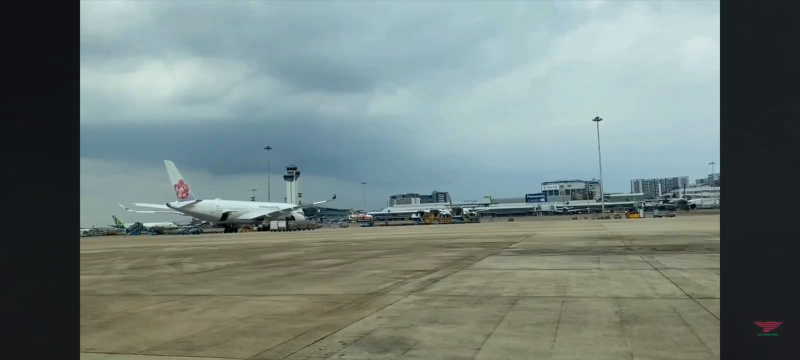
#> input picture frame 48 of videos/plane.mp4, 1600 x 720 px (shown at 1/2 size)
$ python mosaic.py
#> lines starting #> are read from the running program, lines starting #| are printed output that depends on the picture
import cv2
import numpy as np


def initialize_mosaic(
    first_frame, output_height_times=3, output_width_times=1.2, detector_type="sift"
):
    detector, bf = initialize_detector(detector_type)

    output_img = np.zeros(
        shape=(
            int(output_height_times * first_frame.shape[0]),
            int(output_width_times * first_frame.shape[1]),
            first_frame.shape[2],
        )
    )

    w_offset = int(output_img.shape[0] / 1 - first_frame.shape[0] / 1)
    h_offset = int(output_img.shape[1] / 2 - first_frame.shape[1] / 2)

    output_img[
        w_offset : w_offset + first_frame.shape[0],
        h_offset : h_offset + first_frame.shape[1],
        :,
    ] = first_frame

    H_old = np.eye(3)
    H_old[0, 2] = h_offset
    H_old[1, 2] = w_offset

    return detector, bf, output_img, H_old, w_offset, h_offset


def initialize_detector(detector_type):
    if detector_type == "sift":
        detector = cv2.SIFT_create(700)
        bf = cv2.BFMatcher()
    elif detector_type == "orb":
        detector = cv2.ORB_create(700)
        bf = cv2.BFMatcher(cv2.NORM_HAMMING, crossCheck=True)
    else:
        raise ValueError("Unsupported detector type")

    return detector, bf


def detect_and_compute(detector, frame):
    frame_gray = cv2.cvtColor(frame, cv2.COLOR_BGR2GRAY)
    keypoints, descriptors = detector.detectAndCompute(frame_gray, None)
    return keypoints, descriptors


def match_descriptors(detector_type, bf, des_cur, des_prev):
    if detector_type == "sift":
        pair_matches = bf.knnMatch(des_cur, des_prev, k=2)
        matches = [m for m, n in pair_matches if m.distance < 0.7 * n.distance]
    elif detector_type == "orb":
        matches = bf.match(des_cur, des_prev)

    return sorted(matches, key=lambda x: x.distance)[:20]


def find_homography(image_1_kp, image_2_kp, matches):
    """gets two matches and calculate the homography between two images

    Args:
        image_1_kp (np array): keypoints of image 1
        image_2_kp (np_array): keypoints of image 2
        matches (np array): matches between keypoints in image 1 and image 2

    Returns:
        np arrat of shape [3,3]: Homography matrix
    """
    # taken from https://github.com/cmcguinness/focusstack/blob/master/FocusStack.py

    image_1_points = np.zeros((len(matches), 1, 2), dtype=np.float32)
    image_2_points = np.zeros((len(matches), 1, 2), dtype=np.float32)
    for i in range(0, len(matches)):
        image_1_points[i] = image_1_kp[matches[i].queryIdx].pt
        image_2_points[i] = image_2_kp[matches[i].trainIdx].pt

    homography, mask = cv2.findHomography(
        image_1_points, image_2_points, cv2.RANSAC, ransacReprojThreshold=2.0
    )

    return homography


def warp_frame(output_img, frame_cur, H):
    """warps the current frame based of calculated homography H

    Args:
        frame_cur (np array): current frame
        H (np array of shape [3,3]): homography matrix

    Returns:
        np array: image output of mosaicing
    """
    warped_img = cv2.warpPerspective(
        frame_cur,
        H,
        (output_img.shape[1], output_img.shape[0]),
        flags=cv2.INTER_LINEAR,
    )

    transformed_corners = get_transformed_corners(frame_cur, H)
    warped_img = draw_border(warped_img, transformed_corners)

    output_img[warped_img > 0] = warped_img[warped_img > 0]
    output_temp = np.copy(output_img)
    output_temp = draw_border(output_temp, transformed_corners, color=(0, 0, 255))

    cv2.namedWindow("output", cv2.WINDOW_NORMAL)
    cv2.imshow("output", output_temp / 255.0)

    return output_img


def get_transformed_corners(frame_cur, H):
    """finds the corner of the current frame after warp

    Args:
        frame_cur (np array): current frame
        H (np array of shape [3,3]): Homography matrix

    Returns:
        [np array]: a list of 4 corner points after warping
    """
    corner_0 = np.array([0, 0])
    corner_1 = np.array([frame_cur.shape[1], 0])
    corner_2 = np.array([frame_cur.shape[1], frame_cur.shape[0]])
    corner_3 = np.array([0, frame_cur.shape[0]])

    corners = np.array([[corner_0, corner_1, corner_2, corner_3]], dtype=np.float32)
    transformed_corners = cv2.perspectiveTransform(corners, H)

    transformed_corners = np.array(transformed_corners, dtype=np.int32)

    return transformed_corners


def draw_border(image, corners, color=(0, 0, 0)):
    """This functions draw rectancle border

    Args:
        image ([type]): current mosaiced output
        corners (np array): list of corner points
        color (tuple, optional): color of the border lines. Defaults to (0, 0, 0).

    Returns:
        np array: the output image with border
    """
    for i in range(corners.shape[1] - 1, -1, -1):
        cv2.line(
            image,
            tuple(corners[0, i, :]),
            tuple(corners[0, i - 1, :]),
            thickness=5,
            color=color,
        )
    return image


def main():
    video_path = "videos/plane.mp4"
    cap = cv2.VideoCapture(video_path)

    ret, first_frame = cap.read()
#> first_frame is the input picture: shape (720, 1600, 3); mean B, G, R 124.9, 128.7, 115
    if not ret:
        print("Failed to read video.")
        return

    detector, bf, output_img, H_old, w_offset, h_offset = initialize_mosaic(first_frame)
#> in initialize_mosaic, `output_img[ w_offset : w_offset + first_frame.shape[0], h_offset : h_o..`:
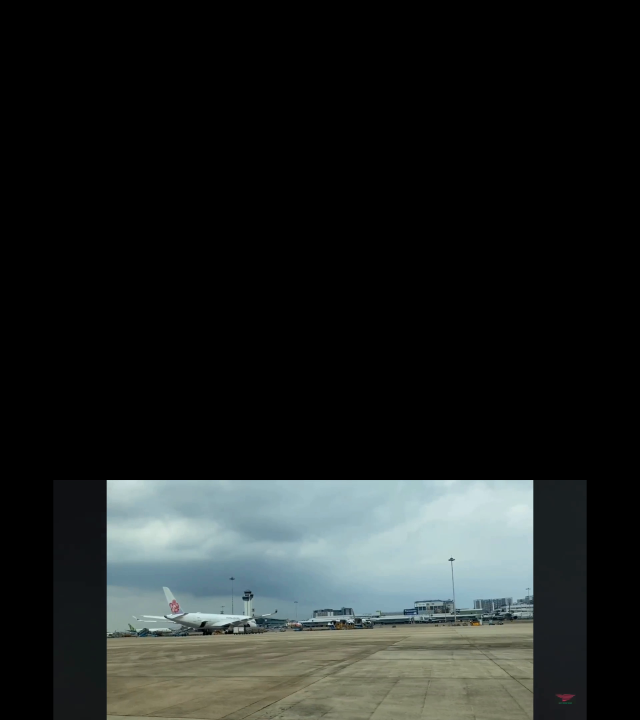
#> output_img: shape (2160, 1920, 3) float64 (shown at 1/3 size); mean B, G, R 34.7, 35.8, 31.9
#> H_old = [[1, 0, 160], [0, 1, 1440], [0, 0, 1]]; w_offset = 1440; h_offset = 160

    kp_prev, des_prev = detect_and_compute(detector, first_frame)
#> in detect_and_compute, `frame_gray = cv2.cvtColor(frame, cv2.COLOR_BGR2GRAY)`:
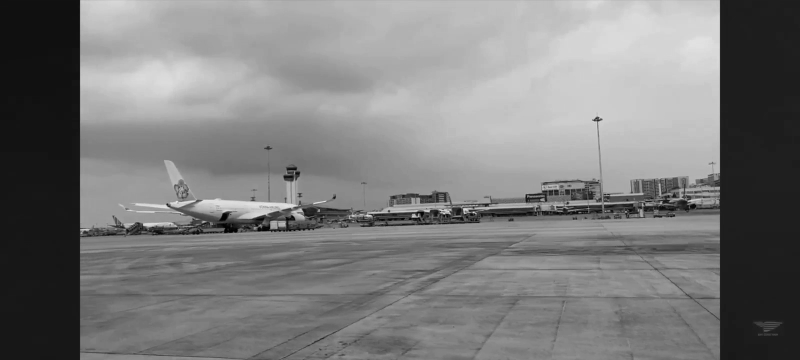
#> frame_gray: shape (720, 1600) (shown at 1/2 size); min 0, max 243, mean 124.2
#> in detect_and_compute, `keypoints, descriptors = detector.detectAndCompute(frame_gray, None)`: keypoints = 700 keypoints; strongest (x, y, size): (827, 432, 5), (947, 425, 2.5), (888, 427, 2.5), (929, 426, 2.5)
#> kp_prev has the same summary as keypoints in detect_and_compute

    while cap.isOpened():
        ret, frame_cur = cap.read()
        if not ret:
            break

        kp_cur, des_cur = detect_and_compute(detector, frame_cur)
#> in detect_and_compute (call 2), `keypoints, descriptors = detector.detectAndCompute(frame_gray, None)`: keypoints = 701 keypoints; strongest (x, y, size): (827, 432, 5.1), (947, 425, 2.5), (888, 427, 2.5), (929, 426, 2.5)
#> kp_cur has the same summary as keypoints in detect_and_compute
        matches = match_descriptors("sift", bf, des_cur, des_prev)
#> in match_descriptors, `pair_matches = bf.knnMatch(des_cur, des_prev, k=2)`: pair_matches = 701 matches
#> in match_descriptors, `matches = [m for m, n in pair_matches if m.distance < 0.7 * n.distance]`: matches = 677 matches
#> matches = 20 matches

        if len(matches) >= 4:
            H = find_homography(kp_cur, kp_prev, matches)
#> in find_homography, `image_1_points = np.zeros((len(matches), 1, 2), dtype=np.float32)`: image_1_points = 20 rows, first 8: [0, 0], [0, 0], [0, 0], [0, 0], [0, 0], [0, 0], [0, 0], [0, 0]
#> in find_homography, `image_2_points = np.zeros((len(matches), 1, 2), dtype=np.float32)`: image_2_points has the same summary as image_1_points
#> the loop in find_homography, `for i in range(0, len(matches)):` made 20 passes
#> after the loop in find_homography, `for i in range(0, len(matches)):`: image_1_points = 20 rows, first 8: [951.4, 426.7], [951.4, 426.7], [949, 428.4], [931.4, 423.5], [930.6, 428.8], [929.1, 426], [901.2, 419.4], [899.3, 413.2]; image_2_points has the same summary as image_1_points
#> in find_homography, `homography, mask = cv2.findHomography( image_1_points, image_2_points,..`: homography = [[1, -7.89e-14, 3.84e-11], [-1.4e-15, 1, 1.05e-11], [-2.96e-18, -4.47e-17, 1]]; mask = 20 values from 1 to 1
#> H has the same summary as homography in find_homography
            H = np.matmul(H_old, H)
#> H = [[1, -8.6e-14, 160], [-5.66e-15, 1, 1440], [-2.96e-18, -4.47e-17, 1]]

            output_img = warp_frame(output_img, frame_cur, H)
#> in get_transformed_corners, `transformed_corners = cv2.perspectiveTransform(corners, H)`: transformed_corners = [[160, 1440], [1760, 1440], [1760, 2160], [160, 2160]]
#> in warp_frame, `cv2.imshow("output", output_temp / 255.0)`:
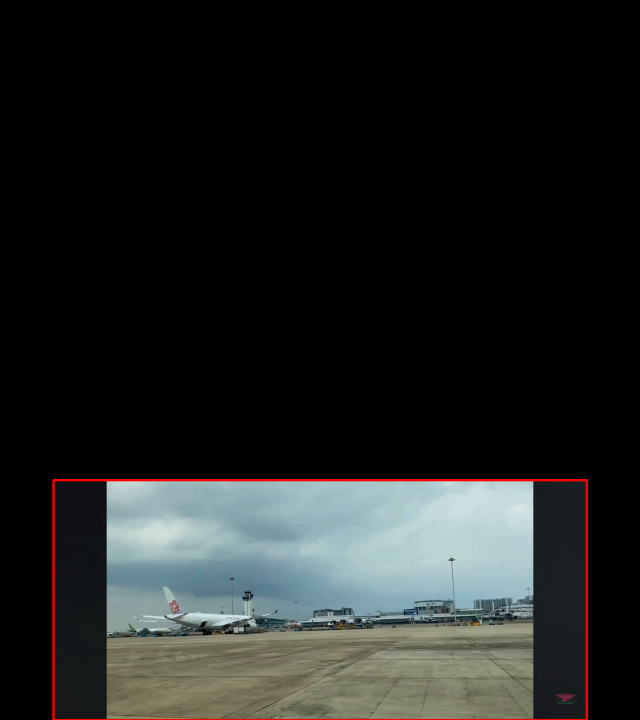
#> window 'output': shape (2160, 1920, 3) float64 (shown at 1/3 size); mean B, G, R 0.134, 0.139, 0.13

            H_old = H
#> H_old has the same summary as H
            kp_prev = kp_cur
#> kp_prev has the same summary as keypoints in detect_and_compute
            des_prev = des_cur

        small_frame = cv2.resize(frame_cur, (320, 240))
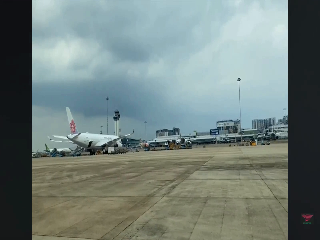
#> small_frame: shape (240, 320, 3); mean B, G, R 124.8, 128.7, 114.9
        cv2.imshow("Video", small_frame)

        if cv2.waitKey(1) & 0xFF == ord("q"):
#> (key q is pressed here)
            break

    cap.release()
    cv2.destroyAllWindows()
    cv2.imwrite("mosaic.jpg", output_img)


if __name__ == "__main__":
    main()

$ run again, starting later in the video
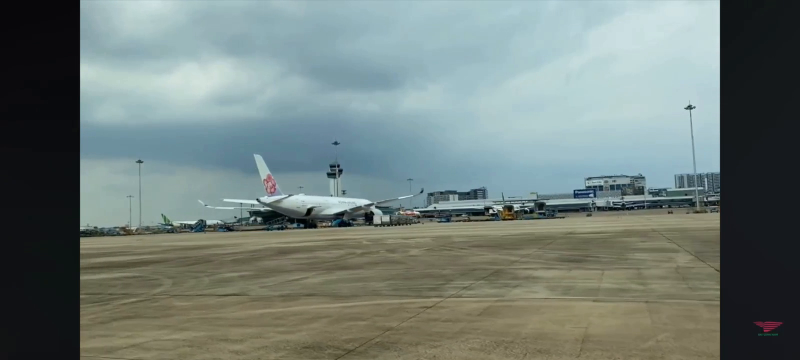
#> input picture frame 217 of videos/plane.mp4, 1600 x 720 px (shown at 1/2 size)
#> in main, first_frame is the input picture: shape (720, 1600, 3); mean B, G, R 121.3, 125.7, 113.2
#> in main, `detector, bf, output_img, H_old, w_offset, h_offset = initialize_mosai..`: H_old = [[1, 0, 160], [0, 1, 1440], [0, 0, 1]]; w_offset = 1440; h_offset = 160
#> keypoints = 700 keypoints; strongest (x, y, size): (1052, 417, 2.6), (870, 415, 2.5), (1379, 215, 7.6), (514, 399, 2.7)
#> in main, `kp_prev, des_prev = detect_and_compute(detector, first_frame)`: kp_prev has the same summary as keypoints in detect_and_compute
#> keypoints = 700 keypoints; strongest (x, y, size): (1052, 417, 2.6), (870, 415, 2.5), (514, 399, 2.7), (988, 422, 2.5)
#> kp_cur has the same summary as keypoints in detect_and_compute
#> pair_matches = 700 matches
#> in match_descriptors, `matches = [m for m, n in pair_matches if m.distance < 0.7 * n.distance]`: matches = 691 matches
#> in main, `matches = match_descriptors("sift", bf, des_cur, des_prev)`: matches = 20 matches
#> in find_homography, `image_1_points = np.zeros((len(matches), 1, 2), dtype=np.float32)`: image_1_points = 20 rows, first 8: [0, 0], [0, 0], [0, 0], [0, 0], [0, 0], [0, 0], [0, 0], [0, 0]
#> in find_homography, `image_2_points = np.zeros((len(matches), 1, 2), dtype=np.float32)`: image_2_points has the same summary as image_1_points
#> the loop in find_homography, `for i in range(0, len(matches)):` made 20 passes
#> after the loop in find_homography, `for i in range(0, len(matches)):`: image_1_points = 20 rows, first 8: [161.1, 456.3], [161.2, 449.9], [1089.6, 402.2], [1089.6, 402.2], [1087.9, 427.6], [1086.3, 422.6], [1080.4, 427.1], [1077.9, 419.6]; image_2_points has the same summary as image_1_points
#> homography = [[1, -6.2e-14, 2.88e-11], [-1.5e-15, 1, 9.4e-12], [-3.53e-18, -4.58e-17, 1]]; mask = 20 values from 1 to 1
#> in main, `H = find_homography(kp_cur, kp_prev, matches)`: H has the same summary as homography in find_homography
#> in main, `H = np.matmul(H_old, H)`: H = [[1, -6.93e-14, 160], [-6.59e-15, 1, 1440], [-3.53e-18, -4.58e-17, 1]]
#> in get_transformed_corners, `transformed_corners = cv2.perspectiveTransform(corners, H)`: transformed_corners = [[160, 1440], [1760, 1440], [1760, 2160], [160, 2160]]
#> in warp_frame, `cv2.imshow("output", output_temp / 255.0)`:
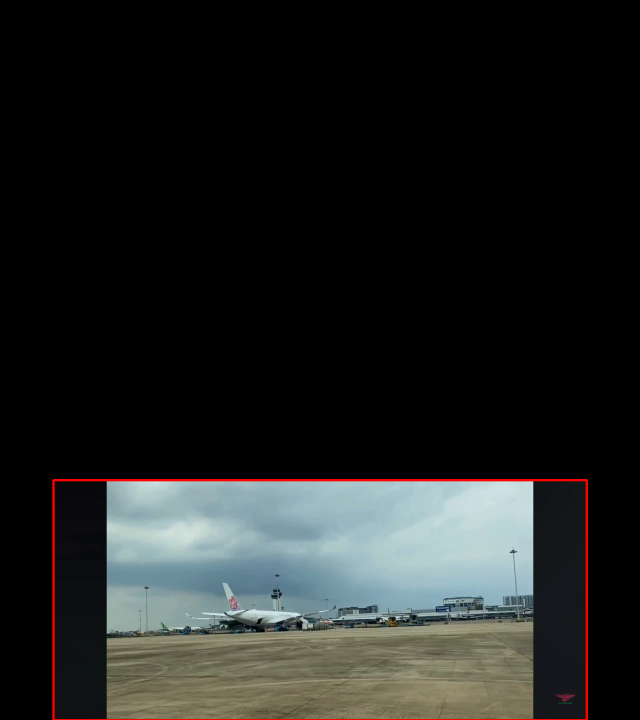
#> window 'output': shape (2160, 1920, 3) float64 (shown at 1/3 size); mean B, G, R 0.131, 0.135, 0.128
#> in main, `H_old = H`: H_old has the same summary as H
#> in main, `kp_prev = kp_cur`: kp_prev has the same summary as keypoints in detect_and_compute
#> in main, `small_frame = cv2.resize(frame_cur, (320, 240))`:
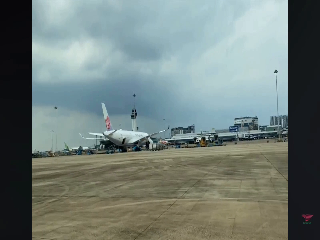
#> small_frame: shape (240, 320, 3); mean B, G, R 121.3, 125.7, 113.3

$ run again, starting later in the video
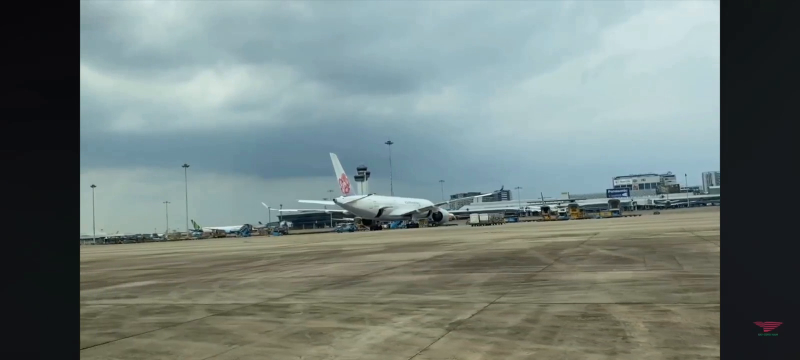
#> input picture frame 386 of videos/plane.mp4, 1600 x 720 px (shown at 1/2 size)
#> in main, first_frame is the input picture: shape (720, 1600, 3); mean B, G, R 123.5, 126.8, 113.9
#> in main, `detector, bf, output_img, H_old, w_offset, h_offset = initialize_mosai..`: H_old = [[1, 0, 160], [0, 1, 1440], [0, 0, 1]]; w_offset = 1440; h_offset = 160
#> keypoints = 700 keypoints; strongest (x, y, size): (705, 439, 3), (1080, 421, 2.1), (689, 422, 5.3), (770, 452, 3.9)
#> in main, `kp_prev, des_prev = detect_and_compute(detector, first_frame)`: kp_prev has the same summary as keypoints in detect_and_compute
#> keypoints = 700 keypoints; strongest (x, y, size): (706, 439, 3.2), (1082, 420, 2.3), (772, 451, 4), (692, 422, 5.3)
#> kp_cur has the same summary as keypoints in detect_and_compute
#> pair_matches = 700 matches
#> in match_descriptors, `matches = [m for m, n in pair_matches if m.distance < 0.7 * n.distance]`: matches = 504 matches
#> in main, `matches = match_descriptors("sift", bf, des_cur, des_prev)`: matches = 20 matches
#> in find_homography, `image_1_points = np.zeros((len(matches), 1, 2), dtype=np.float32)`: image_1_points = 20 rows, first 8: [0, 0], [0, 0], [0, 0], [0, 0], [0, 0], [0, 0], [0, 0], [0, 0]
#> in find_homography, `image_2_points = np.zeros((len(matches), 1, 2), dtype=np.float32)`: image_2_points has the same summary as image_1_points
#> the loop in find_homography, `for i in range(0, len(matches)):` made 20 passes
#> after the loop in find_homography, `for i in range(0, len(matches)):`: image_1_points = 20 rows, first 8: [161.1, 505.1], [1438.1, 442.5], [1427.9, 329.6], [172.1, 355.7], [162.1, 511], [161.5, 500.4], [161.6, 510.7], [720.2, 350.3]; image_2_points = 20 rows, first 8: [161.1, 505.1], [1438.1, 442.5], [1427.8, 329.5], [172, 355.5], [162.1, 510.9], [161.5, 500.4], [161.6, 510.7], [719.2, 350.3]
#> homography = [[0.998, 0.00106, 0.55], [-0.002, 1.01, -0.787], [-4.35e-06, 1.03e-05, 1]]; mask = 20 values from 1 to 1
#> in main, `H = find_homography(kp_cur, kp_prev, matches)`: H has the same summary as homography in find_homography
#> in main, `H = np.matmul(H_old, H)`: H = [[0.997, 0.00272, 160.6], [-0.00827, 1.02, 1439.2], [-4.35e-06, 1.03e-05, 1]]
#> in get_transformed_corners, `transformed_corners = cv2.perspectiveTransform(corners, H)`: transformed_corners = [[160.6, 1439.2], [1768.1, 1436], [1756.8, 2160.4], [161.3, 2158.6]]
#> in get_transformed_corners, `transformed_corners = np.array(transformed_corners, dtype=np.int32)`: transformed_corners = [[160, 1439], [1768, 1435], [1756, 2160], [161, 2158]]
#> after the loop in draw_border (call 2), `for i in range(corners.shape[1] - 1, -1, -1):`:
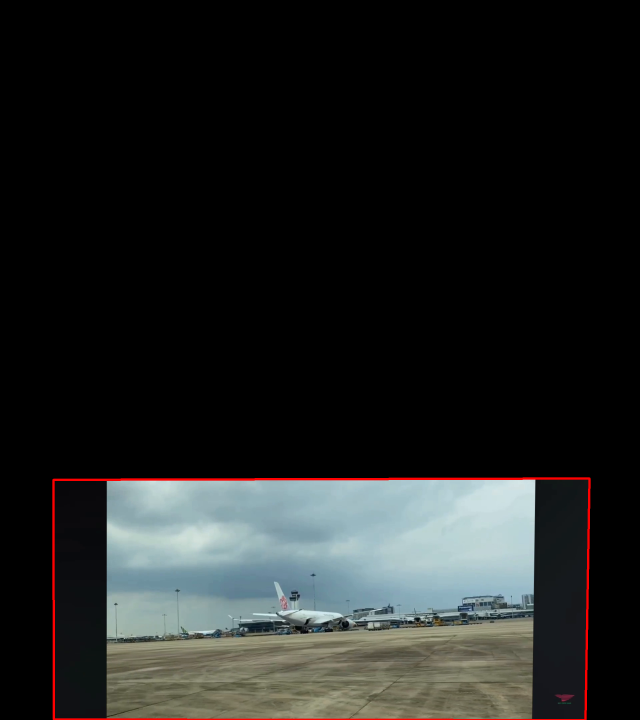
#> image: shape (2160, 1920, 3) float64 (shown at 1/3 size); mean B, G, R 34.2, 35, 33.2
#> in main, `H_old = H`: H_old has the same summary as H
#> in main, `kp_prev = kp_cur`: kp_prev has the same summary as keypoints in detect_and_compute
#> in main, `small_frame = cv2.resize(frame_cur, (320, 240))`:
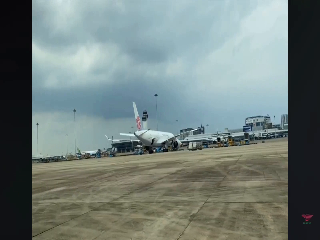
#> small_frame: shape (240, 320, 3); mean B, G, R 123.6, 126.9, 114
